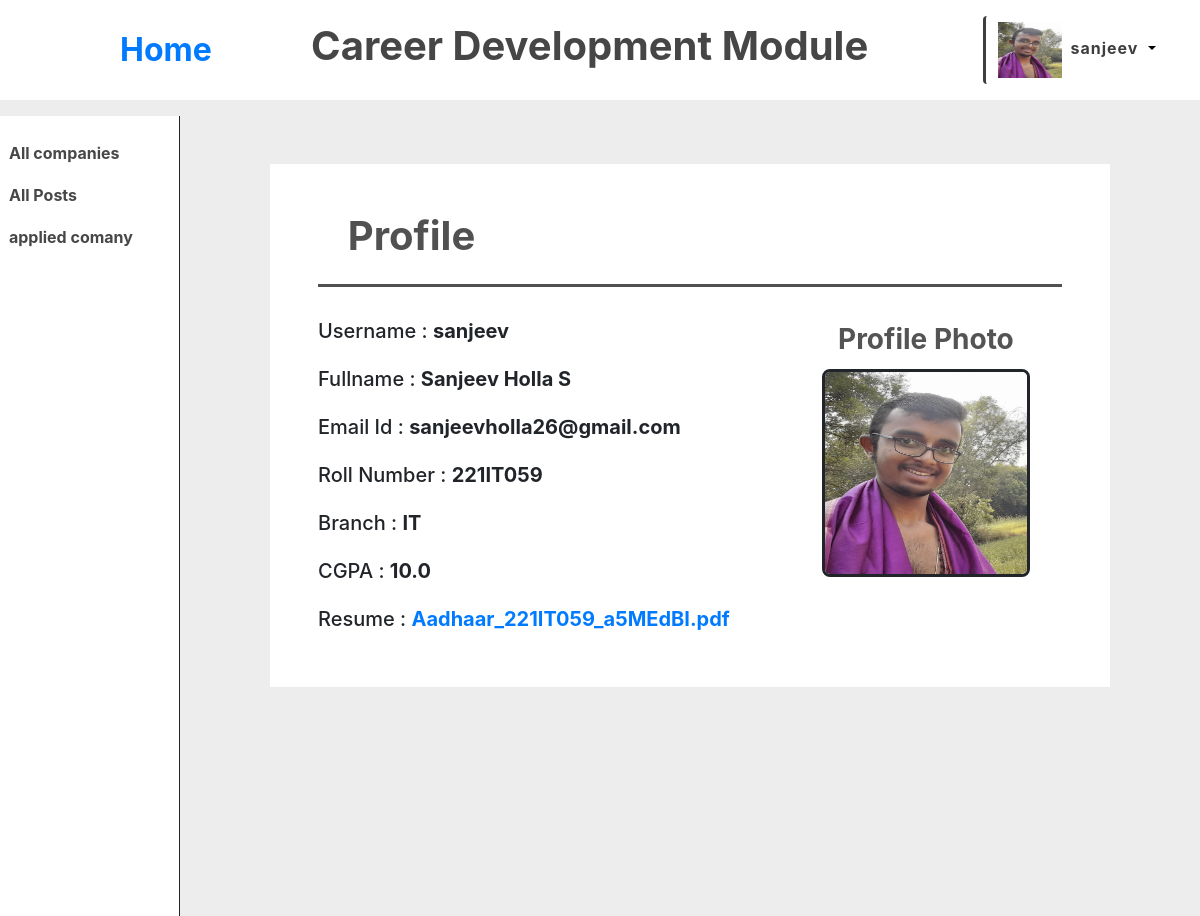
Page /profile_view/ (signed in) on the committed database.
### rec/models.py (models this page shows, shortened)
class profile(models.Model):
    student = models.OneToOneField(User, on_delete=models.CASCADE, blank=True, null=True, related_name="profile")
    firstname = models.CharField(max_length=100, null=True, blank=True)
    lastname = models.CharField(max_length=100, null=True, blank=True)
    register_no = models.CharField(max_length=10, null=True, blank=True)
    profile_pic = models.ImageField( default="../media/users/user_avtar.webp", null=True, blank=True, upload_to='users/')
    choose_branch = models.ForeignKey(branch, on_delete=models.CASCADE, blank=True, null=True, related_name="students")
    resume = models.FileField(null=True, blank=True)
    student_cgpa = models.FloatField(default=0, null=True, blank=True)
    sem = models.IntegerField(null=True, blank=True, choices=Sem_choices)

class branch(models.Model) :
    name = models.CharField(max_length=20, choices=Branch_choices)
    def __str__(self) :
        return self.name

### rec/views.py (the view)
# urls.py: path("profile_view/", views.self_profileview, name="profile_view"),
def self_profileview(request) :
    if request.user.is_authenticated :
        get_profile = request.user.profile
        return render(request, "rec/selfprofile.html", {
            "profile" : get_profile
        })

### rec/templates/rec/selfprofile.html (shortened to what this page needs)
{% extends './header.html' %}
{% load static %}
{% block body1 %}
<div class="profile-cont">
    <h1>Profile</h1>
<div class="profile">
    <div class="profile-details">
        <h5>Username : <strong>{{profile.student}}</strong></h5>
        <h5>Fullname : <strong>{{profile.firstname}} {{profile.lastname}}</strong></h5>
        <h5>Email Id : <strong>{{profile.student.email}}</strong></h5>
        <h5>Roll Number : <strong>{{profile.register_no}}</strong></h5>
        <h5>Branch : <strong>{{profile.choose_branch}}</strong></h5>
        <h5>CGPA : <strong>{{profile.student_cgpa}}</strong></h5>
        <h5>Resume : <strong><a href="../../../media/{{profile.resume}}">{{profile.resume}}</a></strong></h5>
    </div>
    <div class="profile-pic">
        <h3>Profile Photo</h3>
        <img src="../../../media/{{profile.profile_pic}}">
    </div>
</div>
</div>
{% endblock %}

### rec/templates/rec/header.html (shortened to what this page needs)
{% extends './layout.html' %}
  {% load static %}
  {% block head %}
  <link rel="stylesheet" type="text/css" href="../../static/reg.css" />
  {%endblock%}
  {% block body %}
  <div class="header-cont">
    <a href="/home">Home</a>
    <h1>Career Development Module</h1>
    <div class="home-profile">
      <div class="dropdown">
        <button class="btn bt margin: auto;n-secondary dropdown-toggle" type="button" id="dropdownMenuButton" data-toggle="dropdown" aria-haspopup="true" aria-expanded="false">
          <img src="../media/{{profile.profile_pic}}"><strong>{{request.user}}</strong>
        </button>
      </div>
  </div>
  </div>
  <div class="home-body">
    <div class="sidebar-container">
      <div class="side-bar">
        <a href="/allcomp">All companies</a>
        <a href="/allposts">All Posts</a>
        <a href="http://127.0.0.1:8000/applied_posts/">applied comany</a>
      </div>
    </div>
  {% block body1 %}
  {% endblock %}
  {% endblock %}

### rec/static/reg.css (style rules this page uses)
html { background: rgb(237, 237, 237); }
body { background:rgb(237, 237, 237); background-color: rgb(237, 237, 237); }

### rec/templates/rec/header.html (style rules this page uses)
.home-body { display: flex; }
.sidebar-container { min-width: 10rem; width: 15%; height: 100vh; background: white; margin-top: 1rem; border-right: solid; border-width: thin; }
.side-bar { margin-top: 1rem; display: grid; background: white; height: min-content; }
.side-bar>a { text-decoration: none; padding: 5%; border-width: thin; color: rgb(71, 71, 71); font-weight: 700; }
.home-profile { padding-left: 1rem; padding-top: 1rem; padding-bottom: 1rem; margin-left: auto; margin-right: 2rem; background: white; display: flex; width: min-content; }
.dropdown-toggle { background:white; border: transparent; color: rgb(62, 62, 62); letter-spacing: 1px; border-left: solid; }
.btn>img { width: 4rem; height: 3.5rem; margin-right: 0.5rem; }
.dropdown-toggle::after { color: black; }
.header-cont { height: max-content; background: white; display: flex; align-items: center; }
.header-cont>a { margin-left: 10%; margin-right: auto; font-weight: bold; font-size: 2rem; text-decoration: none; }
.header-cont>h1 { font-weight: bolder; color: rgb(70, 70, 70); }

### rec/templates/rec/selfprofile.html (style rules this page uses)
.profile-cont { max-width: 1400px; min-width: 70%; margin: auto; margin-top: 4rem; padding: 3rem; background: white; display: grid; }
.profile { display: flex; }
.profile-cont>h1 { padding-left: 4%; font-weight: bolder; color: rgb(81, 81, 81); border-bottom: solid; padding-bottom: 1.5rem; margin-bottom: 2rem; }
.profile-pic>img { width: 13rem; height: 13rem; border: solid; border-radius: 0.5rem; }
.profile-pic>h3 { font-weight: bolder; color: rgb(84, 84, 84); padding: 2%; padding-left: 1rem; }
.profile-pic { margin-left: auto; margin-right: 2rem; }
.profile-details { display: grid; gap: 1rem; }

### rows in the picture
profile: profile_pic (picture), student "sanjeev", firstname "Sanjeev", lastname "Holla S", student.email "sanjeevholla26@gmail.com", register_no "221IT059", choose_branch "IT", student_cgpa "10.0", resume "Aadhaar_221IT059_a5MEdBI.pdf"

### other values in the picture
{{ request.user }} "sanjeev"
